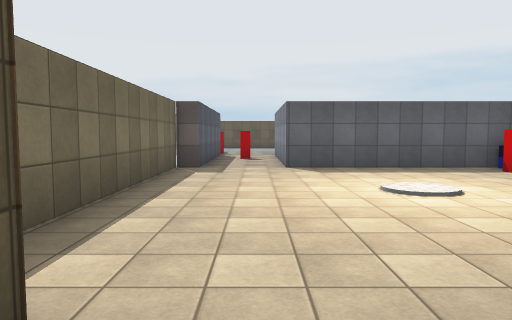
[1] (above)

20 first-person views from a walk through a Unity game level. The camera is 1.5 m above the floor, tilts 4° down and sees 70° across. Doors are open. The floor is counted in squares, 2 m on a side. Each view is taken from the middle of a square. On the plan, view 1 faces up. The plan holds only what a view shows up to about 11 squares ahead; the rest is blank. The player is left out. Some surface patterns are stand-ins.

[2]
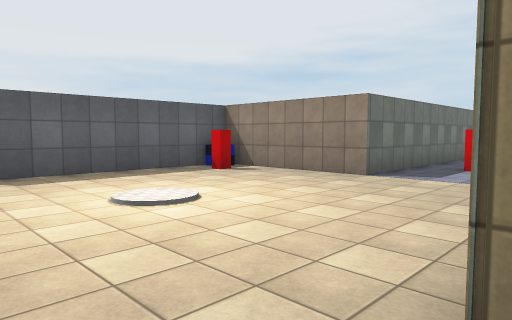

[3]
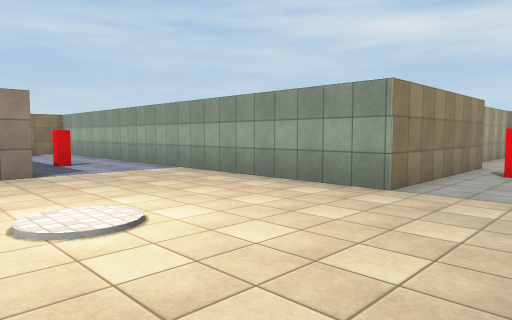

[4]
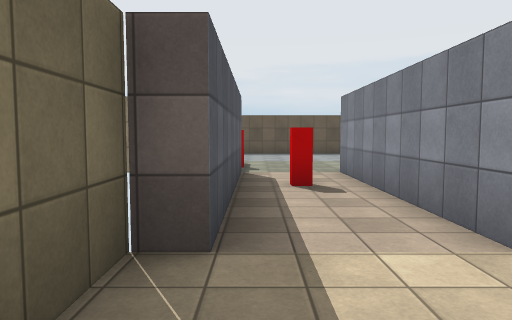

[5]
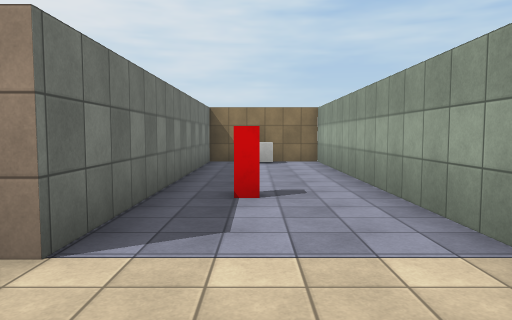

[6]
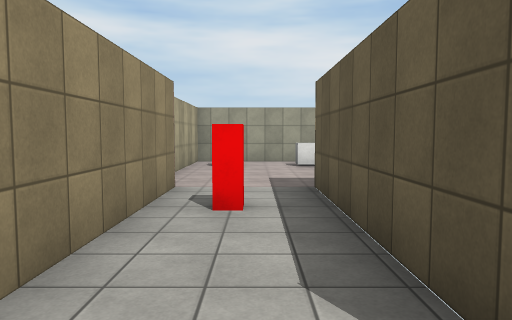

[7]
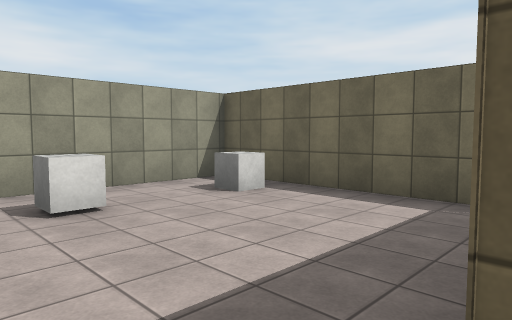

[8]
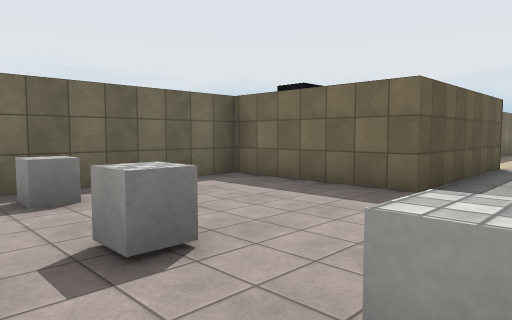

[9]
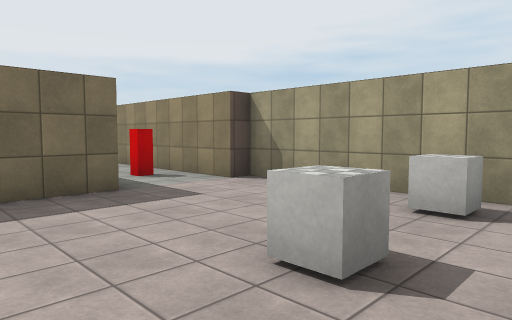

[10]
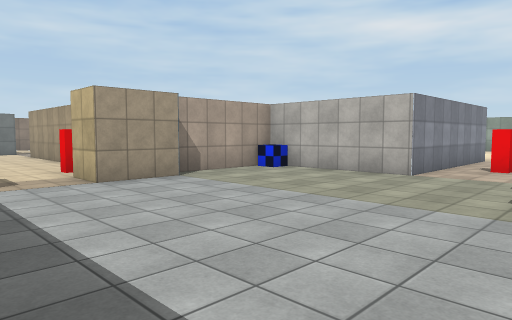

[11]
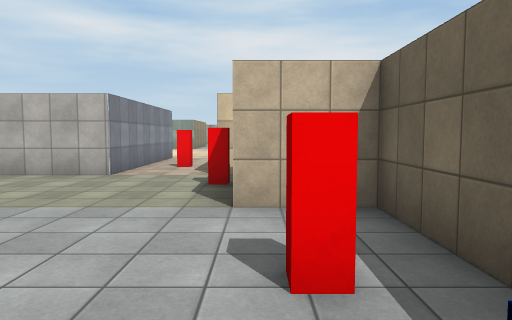

[12]
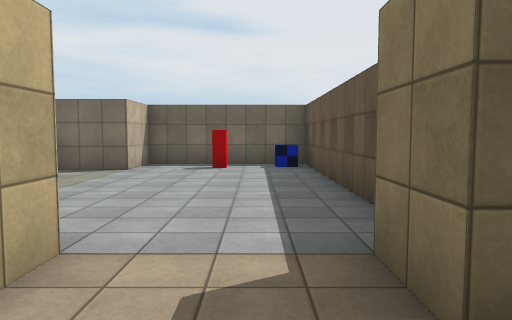

[13]
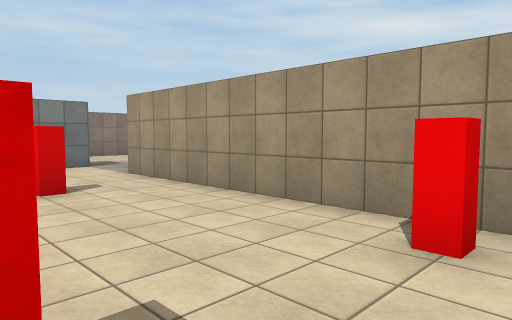

[14]
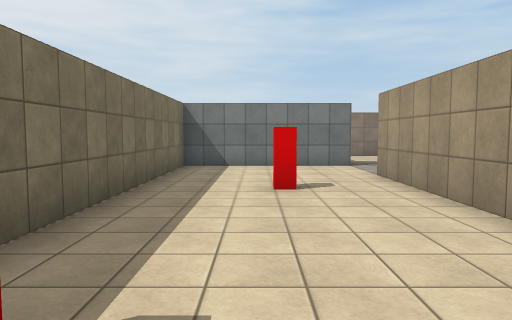

[15]
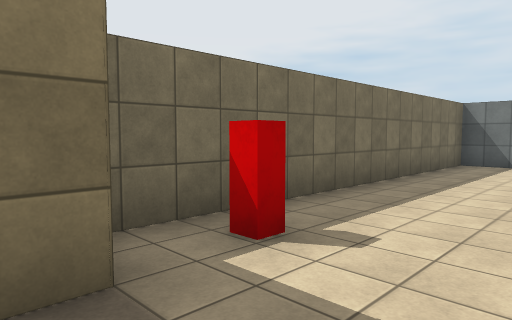

[16]
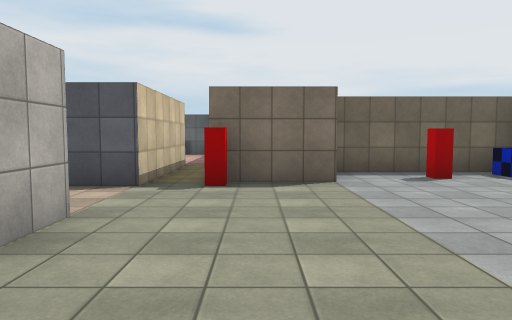

[17]
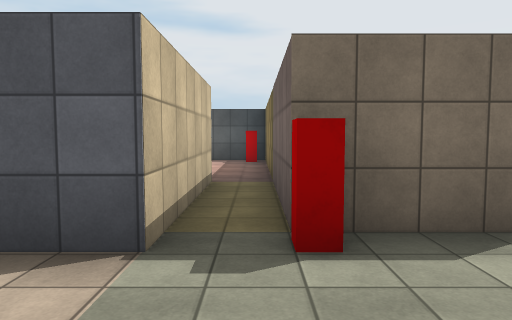

[18]
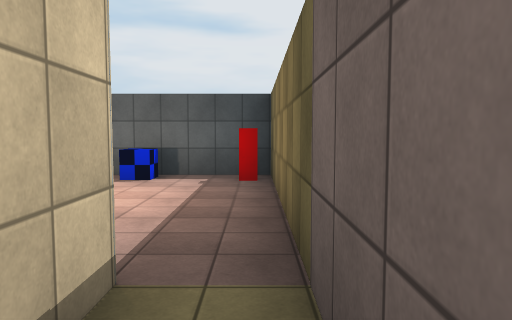

[19]
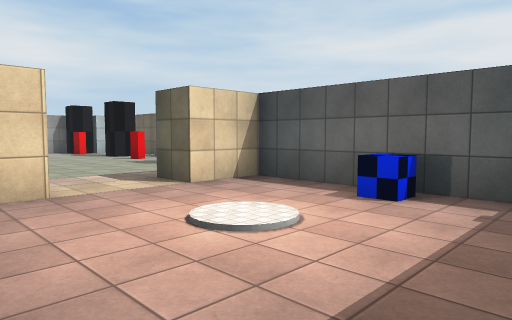

[20]
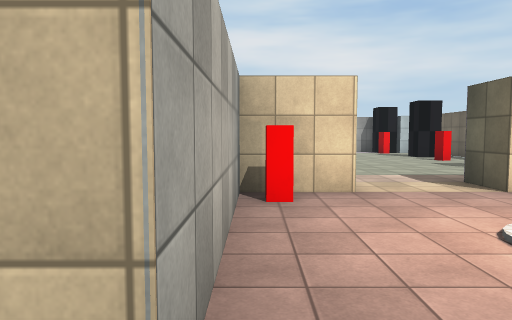

### Floor plan
Ten units are one square. View 1 is at (0, 0); x grows to the right and y downward. Boxes are objects, and circles mark ways between rooms. Rooms are numbered by the first view taken in them; rooms with no view inside come last. Other rooms are left out.
<svg viewBox="-103 -212 253 299">
<path fill="none" stroke="#000" d="M-9 66 -9 71 -15 71 -15 66 -9 66M11 71 5 71 5 65M-9 -14 -9 32 -44 32 -44 82 16 82 16 32 12 32 12 -13M52 -83 7 -83 7 -133M12 -13 141 -13 141 -43 62 -43 62 -60M-18 -143 -45 -143M-48 -133 -13 -133 -13 -83 -18 -83 -18 -28M134 -25 134 -30M37 -162 37 -178 48 -178M22 -203 -21 -203M7 -133 35 -133M48 -197 36 -197M42 -135 42 -160M-33 -195 -33 -163 -18 -163 -18 -143M66 -168 118 -168M137 -166 137 -207 51 -207M-64 -93 -48 -93 -48 -133M-45 -143 -98 -143 -98 -93 -83 -93"/>
<rect x="-35" y="65" width="10" height="10" fill="#bbb"><title>cube</title></rect>
<rect x="-5" y="15" width="10" height="10" fill="#bbb"><title>red block</title></rect>
<rect x="-15" y="-145" width="10" height="10" fill="#bbb"><title>red block</title></rect>
<rect x="-5" y="-115" width="10" height="10" fill="#bbb"><title>red block</title></rect>
<rect x="45" y="-75" width="10" height="10" fill="#bbb"><title>red block</title></rect>
<rect x="55" y="-85" width="10" height="10" fill="#bbb"><title>box</title></rect>
<rect x="85" y="-35" width="10" height="10" fill="#bbb"><title>red block</title></rect>
<rect x="-35" y="-205" width="10" height="10" fill="#bbb"><title>box</title></rect>
<rect x="-25" y="-185" width="10" height="10" fill="#bbb"><title>red block</title></rect>
<rect x="35" y="-135" width="10" height="10" fill="#bbb"><title>box</title></rect>
<rect x="55" y="-175" width="10" height="10" fill="#bbb"><title>red block</title></rect>
<rect x="55" y="-205" width="10" height="10" fill="#bbb"><title>red block</title></rect>
<rect x="95" y="-185" width="10" height="10" fill="#bbb"><title>red block</title></rect>
<rect x="-95" y="-125" width="10" height="10" fill="#bbb"><title>box</title></rect>
<rect x="-95" y="-145" width="10" height="10" fill="#bbb"><title>red block</title></rect>
<rect x="-55" y="-105" width="10" height="10" fill="#bbb"><title>red block</title></rect>
<circle cx="5" cy="-10" r="3" fill="#2a7"/>
<circle cx="-5" cy="-140" r="3" fill="#2a7"/>
<circle cx="-40" cy="-140" r="3" fill="#2a7"/>
<circle cx="40" cy="-185" r="3" fill="#2a7"/>
<text x="-10" y="50">1</text>
<text x="40" y="-60">2</text>
<text x="10" y="-170">3</text>
<text x="90" y="-180">4</text>
<text x="-70" y="-120">5</text>
</svg>
Room 1 opens to room 2. Room 2 opens to room 3. Room 2 opens to room 5. Room 3 opens to room 4.

Where each view was taken, in squares from view 1:
view 1: 0 up, 0 right, facing up
view 2: 1 up, 0 right, facing up-right
view 3: 6 up, 1 left, facing down-right
view 4: 6 up, 1 left, facing up
view 5: 3 up, 4 right, facing right
view 6: 2 up, 0 right, facing down
view 7: 3 down, 0 right, facing down-left
view 8: 8 down, 1 right, facing up-left
view 9: 8 down, 3 left, facing up-right
view 10: 20 up, 2 left, facing down-right
view 11: 20 up, 2 left, facing down
view 12: 19 up, 6 right, facing left
view 13: 20 up, 5 right, facing down-right
view 14: 19 up, 5 right, facing right
view 15: 18 up, 4 right, facing up-right
view 16: 15 up, 4 right, facing left
view 17: 14 up, 1 right, facing left
view 18: 14 up, 3 left, facing left
view 19: 14 up, 5 left, facing down-left
view 20: 14 up, 5 left, facing down
